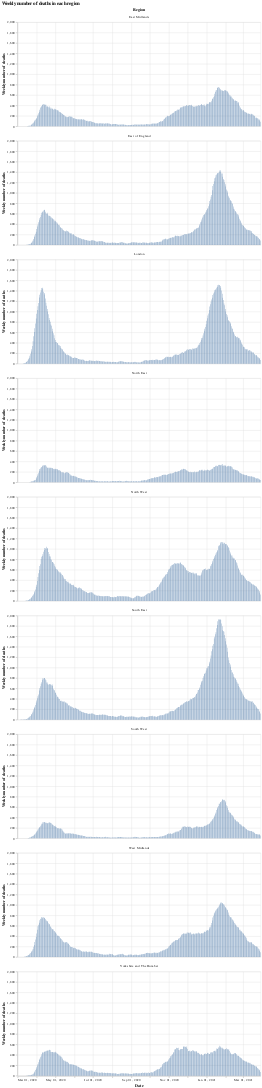

The code cell stored with this chart in its notebook:
### Markdown cell above
# Plotting the data
We first start by looking at the number of deaths in each English region since the beginning of march, then estimate the mortality rate (rate of deaths per positive case) in each region. We then move on to look at the data for the whole of England.
## Plotting: English regions

### Code cell
#collapse
bars = alt.Chart(eng_deaths.query("date >= '2020-03-01'")).mark_bar().encode(
    x=alt.X("yearmonthdate(date):T", axis=alt.Axis(title='Date')),
    y=alt.Y("weeklyDeaths:Q", axis=alt.Axis(title='Weekly number of deaths')),
    tooltip="newDeaths:Q"
).properties(width=700)

bars.facet(alt.Column('areaName', title='Region'), columns=1).properties(title='Weekly number of deaths in each region')

### Figure 1 — Vega-Lite specification as saved in the notebook (floating-point values rounded to 4 significant figures; data arrays with more than 128 entries replaced by an {"elided": "..."} marker saying what was removed)
{"config": {"view": {"continuousWidth": 400, "continuousHeight": 300}}, "data": {"name": "data-025bccefd07843241ba3c93bf53144c9"}, "facet": {"type": "nominal", "field": "areaName", "title": "Region"}, "spec": {"mark": "bar", "encoding": {"tooltip": {"type": "quantitative", "field": "newDeaths"}, "x": {"type": "temporal", "axis": {"title": "Date"}, "field": "date", "timeUnit": "yearmonthdate"}, "y": {"type": "quantitative", "axis": {"title": "Weekly number of deaths"}, "field": "weeklyDeaths"}}, "width": 700}, "columns": 1, "title": "Weekly number of deaths in each region", "$schema": "https://vega.github.io/schema/vega-lite/v4.8.1.json", "datasets": {"data-025bccefd07843241ba3c93bf53144c9": {"elided": "3537 records"}}}
